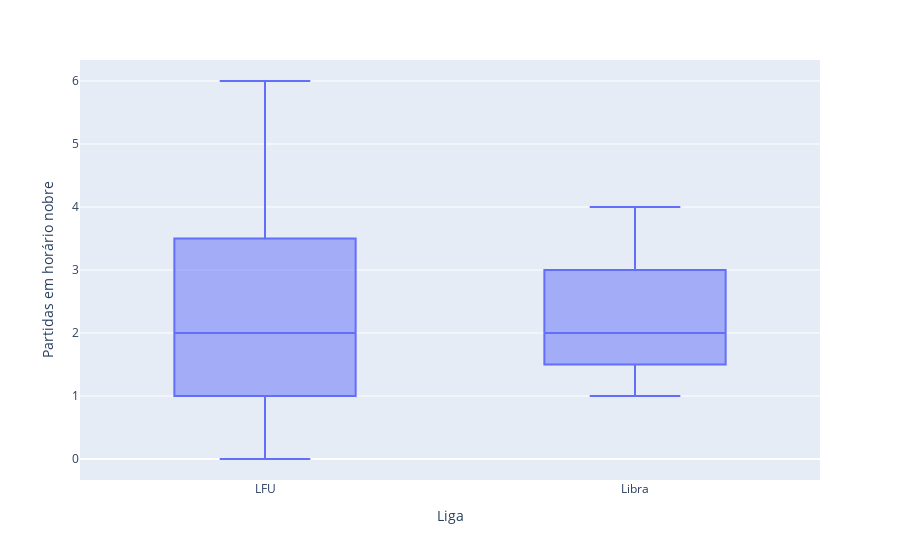

Source (notebook cell):
### Code cell
fig = px.box(df_agg, x = "Liga", y = "Partidas em horário nobre")
fig.show()

### Figure 1 — Plotly figure (JSON) as saved in the notebook; plotly's stock layout.template omitted (floating-point values rounded to 4 significant figures)
{"data": [{"alignmentgroup": "True", "hovertemplate": "Liga=%{x}<br>Partidas em horário nobre=%{y}<extra></extra>", "legendgroup": "", "marker": {"color": "#636efa"}, "name": "", "notched": false, "offsetgroup": "", "orientation": "v", "showlegend": false, "type": "box", "x": ["LFU", "LFU", "Libra", "LFU", "LFU", "Libra", "Libra", "LFU", "Libra", "LFU", "Libra", "Libra", "LFU", "LFU", "LFU", "LFU", "Libra", "Libra", "LFU", "LFU"], "x0": " ", "xaxis": "x", "y": [6, 5, 4, 4, 3, 3, 3, 2, 2, 2, 2, 2, 2, 2, 1, 1, 1, 1, 1, 0], "y0": " ", "yaxis": "y"}], "layout": {"boxmode": "group", "legend": {"tracegroupgap": 0}, "margin": {"t": 60}, "xaxis": {"anchor": "y", "domain": [0, 1], "title": {"text": "Liga"}}, "yaxis": {"anchor": "x", "domain": [0, 1], "title": {"text": "Partidas em horário nobre"}}}}
